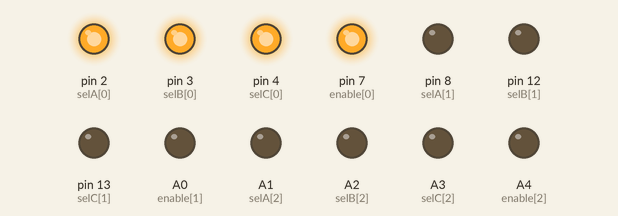
A sketch run on a simulated Arduino Uno, built with avr-gcc and run on an emulated ATmega328P. Shown: output pins drawn as LEDs (lit = HIGH). Random numbers use the default seed unless the sketch sets one; pins used as bus, display or sensor lines are not drawn.

Above: at 0.1 s.
At 2.3 s:
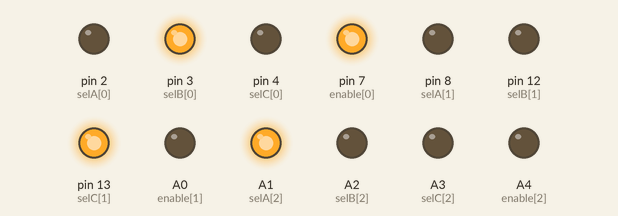
At 4.9 s:
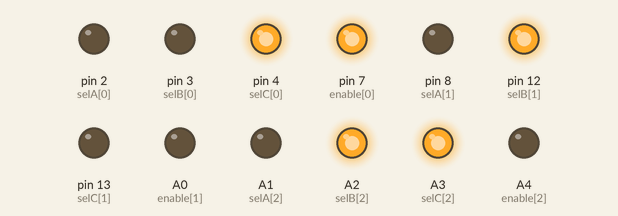
At 10.7 s:
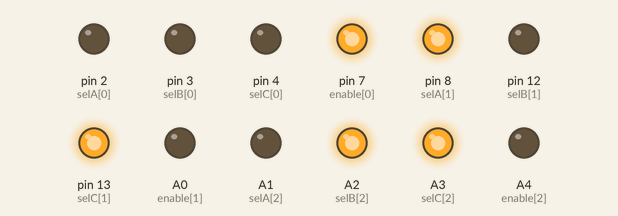
At 21.8 s:
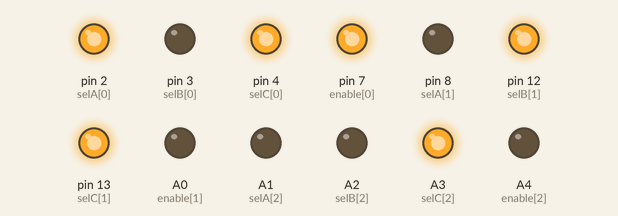
At 36.3 s:
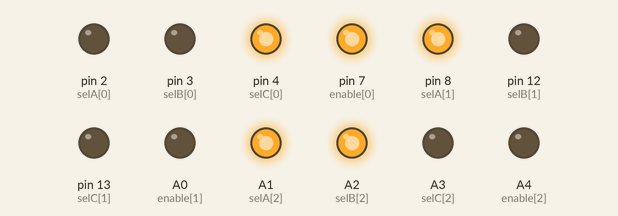
Timing chart, 0 to 40.0 s (numbered marks = the images above):
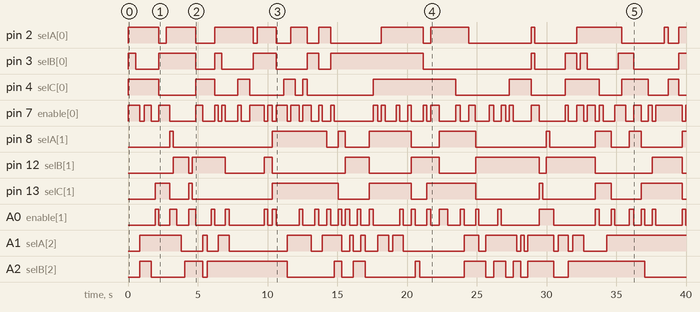

The sketch:

led_5x5_rise_fall.ino
```cpp
/*
Interfacing a M74HC238 3-8 Line Decoder With an Arduino
*/

const int selA[3] = {2,8,A1};
const int selB[3] = {3,12,A2};
const int selC[3] = {4,13,A3};
const int enable[3] = {7,A0,A4};
const int lastCol = A5;

//PWM/VCC pins for fading effects
//5, 6, 9, 10, 11

int row[5] = {5, 6, 9, 10, 11};

// cols are mutually exclusive within groups of 8 by line decoder + last col
// so we create an array mapping active pins
// then we multiplex through the array

int columns[25];

int incomingByte;

int frameCounter;
int frameInterval; // how many loops through rendering all cols

int fadeStep = 10;
int fadeMin = 0;
int fadeMax = 255;

void setup()
{
  frameCounter = 0;

  // initialize the control outputs
  for (int i=0;i<3;i++) {
    pinMode(selA[i], OUTPUT);
    pinMode(selB[i], OUTPUT);
    pinMode(selC[i], OUTPUT);
    pinMode(enable[i], OUTPUT);
  }

  allOff();
}

void allOff() {
  // turn off all rows
  for (int r=0;r<5;r++) {
    analogWrite(row[r],0);
  }

  // turn off all cols

  // for cols connected to 3-8 line decoders: by setting all enable pins LOW
  for (int i=0;i<3;i++) {
    digitalWrite(enable[i], LOW);
  }
  digitalWrite(lastCol,LOW);
}

void setAllRows(int fadeValue) {
  analogWrite(5,fadeValue);
  analogWrite(6,fadeValue);
  analogWrite(9,fadeValue);
  analogWrite(10,fadeValue);
  analogWrite(11,fadeValue);
}


void setCol(int pin, boolean output) {
  int s = 0;

  // 1st line decoder:
  //0 - 7

  // 2nd line decoder:
  //8 - 15

  // 3rd line decoder:
  //16 - 23

  // last col
  //24

  if (pin>=8 && pin <15) {
    s = 1;
    pin-=8;
  } else if (pin>=16 && pin <23) {
    s = 2;
    pin-=16;
  }

  if (pin==24) {
    s = 3;
    digitalWrite(lastCol,HIGH);
  } else {
    digitalWrite(lastCol,LOW);
  }

  for (int i=0;i<3;i++){
     if (i==s) {
       digitalWrite(enable[i], HIGH);
     } else {
       digitalWrite(enable[i], LOW);
     }
  }

  switch (pin) {

    case 0:
      digitalWrite(selC[s], LOW);
      digitalWrite(selB[s], LOW);
      digitalWrite(selA[s], LOW);
      break;
    case 1:
      digitalWrite(selC[s], LOW);
      digitalWrite(selB[s], LOW);
      digitalWrite(selA[s], HIGH);
      break;
    case 2:
      digitalWrite(selC[s], LOW);
      digitalWrite(selB[s], HIGH);
      digitalWrite(selA[s], LOW);
      break;
    case 3:
      digitalWrite(selC[s], LOW);
      digitalWrite(selB[s], HIGH);
      digitalWrite(selA[s], HIGH);
      break;
    case 4:
      digitalWrite(selC[s], HIGH);
      digitalWrite(selB[s], LOW);
      digitalWrite(selA[s], LOW);
      break;
    case 5:
      digitalWrite(selC[s], HIGH);
      digitalWrite(selB[s], LOW);
      digitalWrite(selA[s], HIGH);
      break;
    case 6:
      digitalWrite(selC[s], HIGH);
      digitalWrite(selB[s], HIGH);
      digitalWrite(selA[s], LOW);
      break;
    case 7:
      digitalWrite(selC[s], HIGH);
      digitalWrite(selB[s], HIGH);
      digitalWrite(selA[s], HIGH);
      break;
  }
}

void rowOn(int r) {
  for (int i=0;i<5;i++) {
    if (i==r) {
      analogWrite(row[i],255);
    } else {
      analogWrite(row[i],0);
    }
  }
}

void dropThroughCol(int col, int dropDelay) {
  allOff();

  // set cols
  setCol(col,true);

  for (int r=5;r>=0;r--) {
    rowOn(r);
    delay(dropDelay);
  }

}

void riseThroughCol(int col, int riseDelay) {
  allOff();

  // set cols
  setCol(col,true);

  for (int r=0;r<5;r++) {
    rowOn(r);
    delay(riseDelay);
  }
}

void fadeColIn(int col, int fadeDelay) {
  allOff();

  // set cols
  setCol(col,true);

  // set rows
  for(int fadeValue = fadeMin ; fadeValue <= fadeMax; fadeValue+=fadeStep) {
    setAllRows(fadeValue);
    delay(fadeDelay);
    //renderFrame();
  }
}

void fadeColOut(int col, int fadeDelay) {
  allOff();

  // set cols
  setCol(col,true);

  // set rows
  for(int fadeValue = fadeMax ; fadeValue >= fadeMin; fadeValue-=fadeStep) {
    setAllRows(fadeValue);
    delay(fadeDelay);
    //renderFrame();
  }

}

void loop()
{
  frameInterval = 75;

  int motionDelay = 50;
  int col = random(0,25);
  int motion = random(0,2);

  if (motion==0) {
    dropThroughCol(col,motionDelay);
  } else {
    riseThroughCol(col,motionDelay);
  }

  allOff();
}
```

Measured:
- by itself, pin 2 (selA[0]): LOW → HIGH at 0.00 s, → LOW 2.2 s later, → HIGH 0.55 s later, → LOW 2.1 s later, … (23 changes in this stretch)
- by itself, pin 3 (selB[0]): LOW → HIGH at 0.00 s, → LOW 0.55 s later, → HIGH 1.7 s later, → LOW 2.7 s later, … (21 changes in this stretch)
- by itself, pin 4 (selC[0]): LOW → HIGH at 0.00 s, → LOW 2.2 s later, → HIGH 2.7 s later, → LOW 1.4 s later, … (20 changes in this stretch)
- by itself, pin 7 (enable[0]): LOW → HIGH at 0.00 s, → LOW 0.85 s later, → HIGH 0.30 s later, → LOW 0.50 s later, … (69 changes in this stretch)
- by itself, pin 8 (selA[1]): LOW → HIGH at 3.0 s, → LOW 0.25 s later, → HIGH 7.1 s later, → LOW 3.9 s later, … (17 changes in this stretch)
- by itself, pin 12 (selB[1]): LOW → HIGH at 3.3 s, → LOW 1.1 s later, → HIGH 0.25 s later, → LOW 2.4 s later, … (16 changes in this stretch)
- by itself, pin 13 (selC[1]): LOW → HIGH at 2.0 s, → LOW 1.1 s later, → HIGH 1.4 s later, → LOW 0.25 s later, … (16 changes in this stretch)
- by itself, A0 (enable[1]): LOW → HIGH at 2.0 s, → LOW 0.25 s later, → HIGH 0.80 s later, → LOW 0.50 s later, … (56 changes in this stretch)
